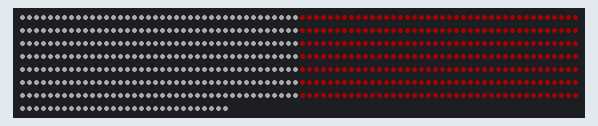
Recording of a sketch running on a simulated Arduino Uno, built with avr-gcc and run on an emulated ATmega328P. Parts: 590 RGB LEDs in strip order, left to right, continuing on the next row. Dim RGB values are drawn brighter than linear.

Above: at 2.3 s.
At 15.95 s:
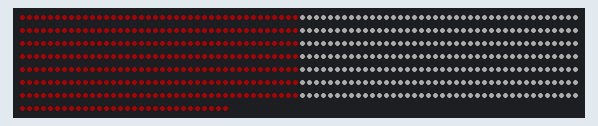

The sketch:

play.ino
```cpp
#include "FastLED.h"                                          // FastLED library.
// Fixed definitions cannot change on the fly.
#define LED_DT 7                                             // Data pin to connect to the strip.
#define COLOR_ORDER GRB                                       // It's GRB for WS2812B and BGR for APA102
#define LED_TYPE WS2812B                                       // What kind of strip are you using (WS2801, WS2812B or APA102)?
#define NUM_LEDS 590                                           // Number of LED's.
struct CRGB leds[NUM_LEDS];                                   // Initialize our LED array.
uint8_t thisdelay = 1;                                        // A delay value for the sequence(s)
uint8_t thishue = 0;                                          // Starting hue value.
int8_t thisrot = 10;                                           // Hue rotation speed. Includes direction.
uint8_t deltahue = 10;                                         // Hue change between pixels.
bool thisdir = 0;                                             // I use a direction variable, so I can plug into inputs in a standar fashion.
bool spin = 0;

void setup() {
  delay(2000);
  Serial.begin(57600);
  LEDS.addLeds<LED_TYPE, LED_DT, COLOR_ORDER>(leds, NUM_LEDS);          // Use this for WS2812B
  FastLED.setBrightness(255);
  set_max_power_in_volts_and_milliamps(5, 3000);                // FastLED 2.1 Power management set at 5V, 500mA
}

void loop () {
  uint8_t secondHand = (millis() / 50) % 60;
  int stripeLength = 40;
  for(int i = 0; i < NUM_LEDS; i++) {
    CRGB color;
    int offset = 0;
    if (secondHand % 2 == 0) {
      offset = 1;
    }
    if (((i / 40) % 2) == offset) {
      color = 0xFF0000;
    } else {
      color = 0xFFFFFF;
    }
    leds[i] = color;
  }
  show_at_max_brightness_for_power();
}
```
